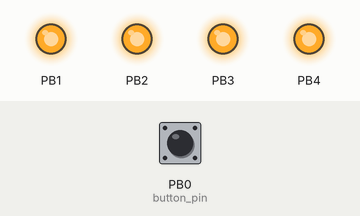
This sketch was run on a simulated ATtiny85, built with avr-gcc and run on an emulated ATtiny85. On the bench: output pins drawn as LEDs (lit = HIGH). Dashed ring = blinking. The test bench sets the inputs (shaded band); at power-on: PB0 (button_pin) HIGH.

Above: at 1.2 s.
1.3 s: PB0 (button_pin) pulled LOW for 0.15 s
At 2.54 s:
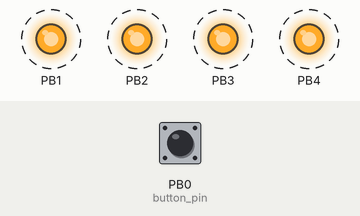
4.4 s: PB0 (button_pin) pulsed LOW 2 times (0.12 s each, 0.3 s apart)
At 5.01 s:
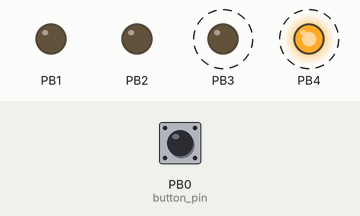
7.4 s: PB0 (button_pin) pulled LOW for 1 s
10.4 s: PB0 (button_pin) pulled LOW for 3.2 s
At 11.4 s:
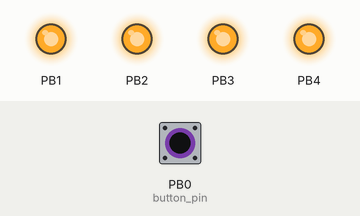
Timing chart, 0 to 13.4 s (numbered marks = the images above; inputs shaded):
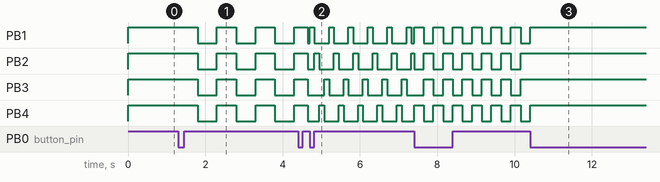

Measured:
- after the input at 1.3 s, PB1–4: alternates HIGH for 0.50 s and LOW for 0.50 s, starting after 0.50 s
- after the input at 4.4 s, PB3, PB4: alternates HIGH for 0.12 s and LOW for 0.37 s, starting after 0.25 s
- after the input at 10.4 s, PB1, PB4: goes on until 10.4 s, then stays HIGH; PB2, PB3: stops changing and stays HIGH

The sketch:

attiny85_heartpcb_v1.ino
```cpp
#include <avr/interrupt.h>

const int button_pin = 0;
unsigned long previous_time = 0;
volatile bool buttonPressed = false;

int mode = 1;
const int modes_amount = 5;

int mode2_step = 1;
int mode3_step = 1;
int mode4_step = 1;
int mode5_step = 1;

// Transistor layout:
// Pin1 - Q1, Top Left LEDs
// Pin2 - Q2, Bottom left
// Pin3 - Q3, Top right
// Pin4 - Q4, Bottom right

// Mode ideas:
// Mode 1 - default, just all lights constantly on so all 4 transistors toggled.
// Mode 2 - beating heart, all come on for half a second then go off for half a second
// Mode 3 - faster beating heart, all come on for 1/4 a second then go off for 1/4 a second
// Mode 4 - Cycling LEDs: Q1 toggles for 1/8 a second, then Q2, then Q4, then Q3, in a circular cycle.
// Mode 5 - Opposite sides cycle: Q1 + Q4 for 1/4 a second, then Q2 + Q3 for 1/4 a second

void setup() {
  pinMode(button_pin, INPUT_PULLUP);      // PB0 normally HIGH, button pulls it to GND

  pinMode(1, OUTPUT);
  pinMode(2, OUTPUT);
  pinMode(3, OUTPUT);
  pinMode(4, OUTPUT);

  GIMSK |= (1 << PCIE);          // enable pin-change interrupts
  PCMSK |= (1 << PCINT0);        // enable interrupt specifically on PB0
  GIFR  = (1 << PCIF);           // clear any old pending interrupt flag
  sei();                         // enable interrupts globally
}

ISR(PCINT0_vect) {
  if (digitalRead(button_pin) == LOW) {
    buttonPressed = true;
  }
}

void mode1() {
    digitalWrite(1, HIGH);
    digitalWrite(2, HIGH);
    digitalWrite(3, HIGH);
    digitalWrite(4, HIGH);
}


void mode2() {
    if ((millis() - previous_time >= 500) || (previous_time == 0)) {
      previous_time = millis();

      if (mode2_step == 1) {
        digitalWrite(1, HIGH);
        digitalWrite(2, HIGH);
        digitalWrite(3, HIGH);
        digitalWrite(4, HIGH);
        mode2_step += 1;
      }
      else {
        digitalWrite(1, LOW);
        digitalWrite(2, LOW);
        digitalWrite(3, LOW);
        digitalWrite(4, LOW);
        mode2_step = 1;
      }

    }
}


void mode3() {
    if ((millis() - previous_time >= 250) || (previous_time == 0)) {
      previous_time = millis();

      if (mode3_step == 1) {
        digitalWrite(1, HIGH);
        digitalWrite(2, HIGH);
        digitalWrite(3, HIGH);
        digitalWrite(4, HIGH);
        mode3_step += 1;
      }
      else {
        digitalWrite(1, LOW);
        digitalWrite(2, LOW);
        digitalWrite(3, LOW);
        digitalWrite(4, LOW);
        mode3_step = 1;
      }

    }
}


void mode4() {
  if ((millis() - previous_time >= 125) || (previous_time == 0)) {
    previous_time = millis();

    // turn everything off
    digitalWrite(1, LOW);
    digitalWrite(2, LOW);
    digitalWrite(3, LOW);
    digitalWrite(4, LOW);

    if (mode4_step == 1) {
      digitalWrite(1, HIGH);
      mode4_step += 1;
    }
    else if (mode4_step == 2)
    {
      digitalWrite(2, HIGH);
      mode4_step += 1;
    }
    else if (mode4_step == 3)
    {
      digitalWrite(4, HIGH);
      mode4_step += 1;
    }
    else
    {
      digitalWrite(3, HIGH);
      mode4_step = 1;
    }

  }
}


void mode5() {
  if ((millis() - previous_time >= 250) || (previous_time == 0)) {
    previous_time = millis();

    // turn everything off
    digitalWrite(1, LOW);
    digitalWrite(2, LOW);
    digitalWrite(3, LOW);
    digitalWrite(4, LOW);

    if (mode5_step == 1) {
      digitalWrite(1, HIGH);
      digitalWrite(4, HIGH);
      mode5_step += 1;
    }
    else {
      digitalWrite(2, HIGH);
      digitalWrite(3, HIGH);
      mode5_step = 1;
    }
  }
}
unsigned long last_button_press = 0;
const unsigned long debounce_time = 25;

void loop() {
  if (buttonPressed == true) {
    buttonPressed = false;

    if (millis() - last_button_press >= debounce_time) {
      last_button_press = millis();

      if (mode < modes_amount) {
        mode += 1;
      }
      else {
        mode = 1;
      }

      previous_time = 0;

      digitalWrite(1, LOW);
      digitalWrite(2, LOW);
      digitalWrite(3, LOW);
      digitalWrite(4, LOW);

      mode2_step = 1;
      mode3_step = 1;
      mode4_step = 1;
      mode5_step = 1;
    }
  }

  if (mode == 1) {
    mode1();
  }

  if (mode == 2) {
    mode2();
  }

  if (mode == 3) {
    mode3();
  }

  if (mode == 4) {
    mode4();
  }

  if (mode == 5) {
    mode5();
  }
}
```
